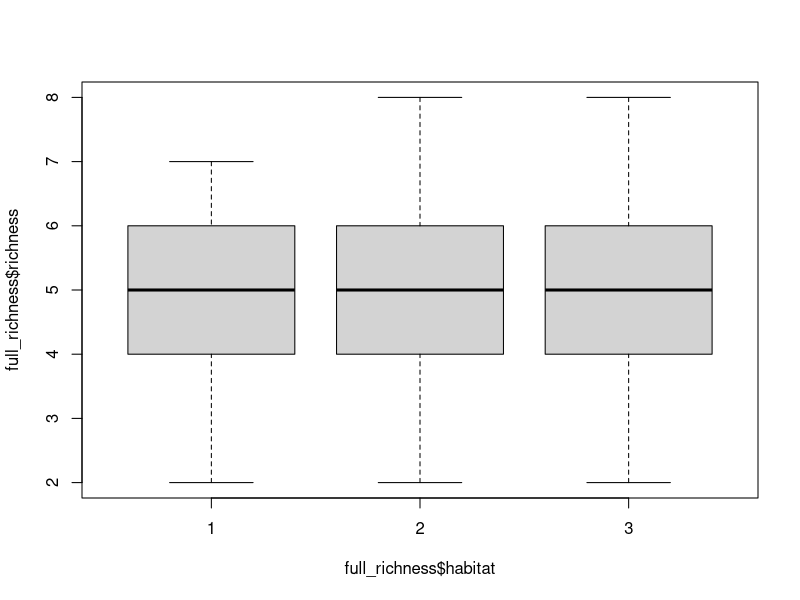
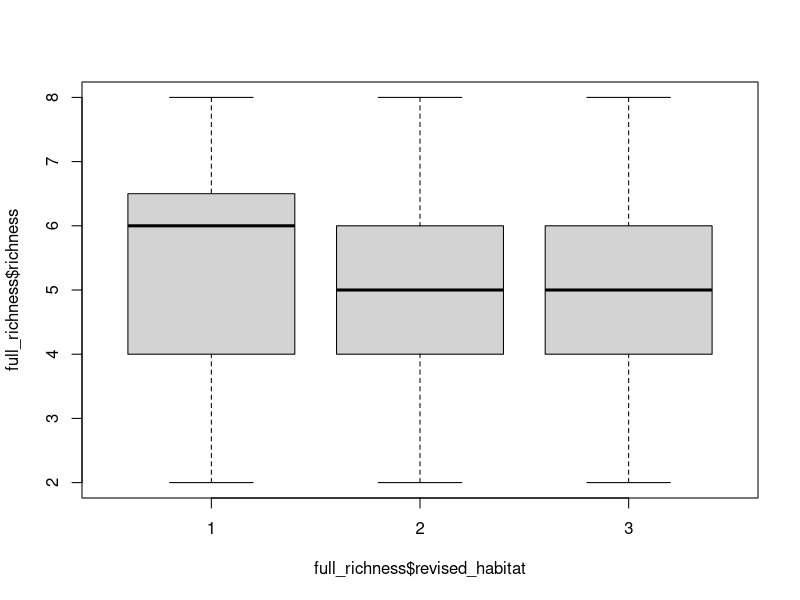
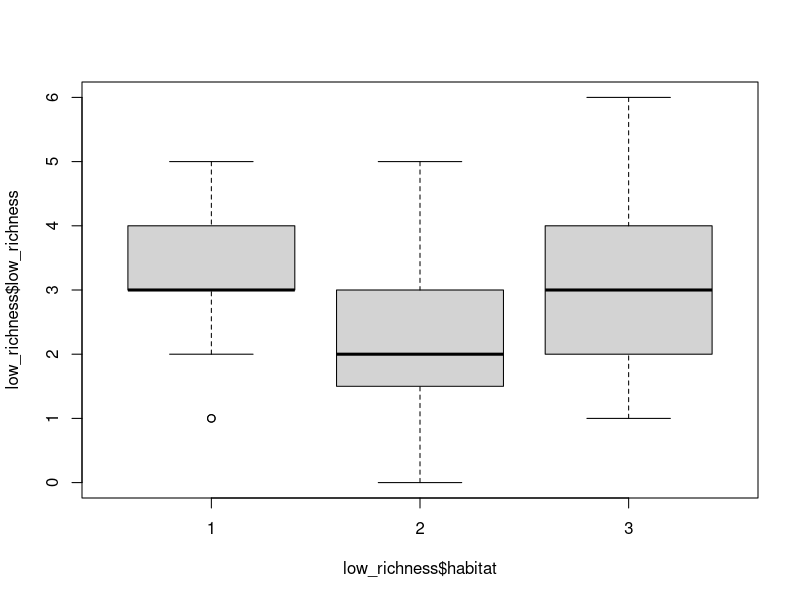
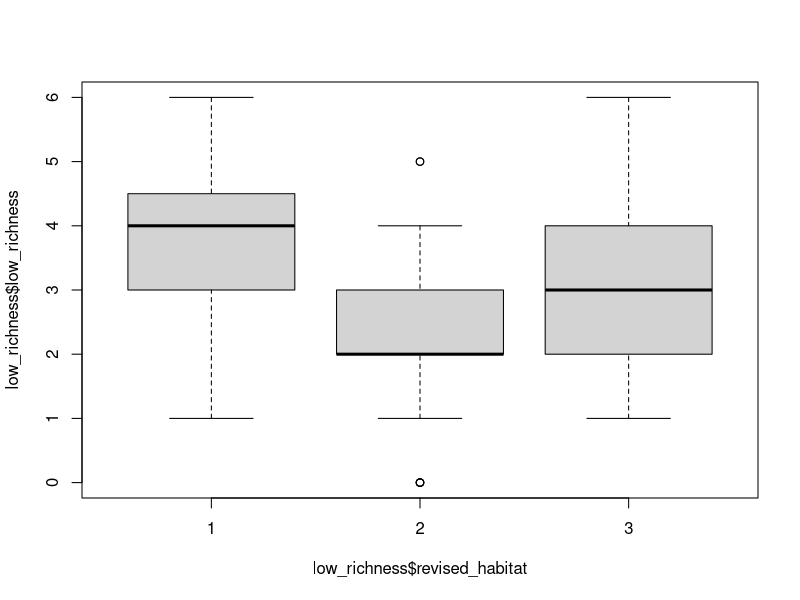
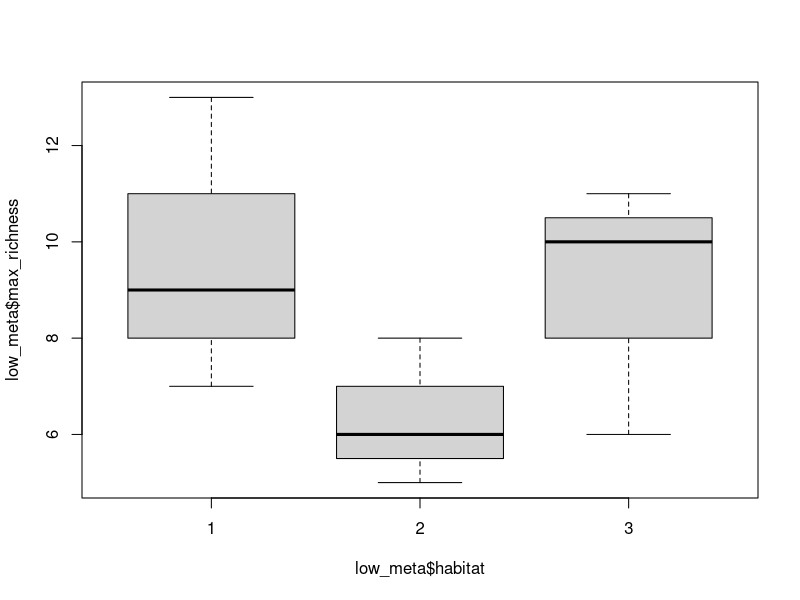
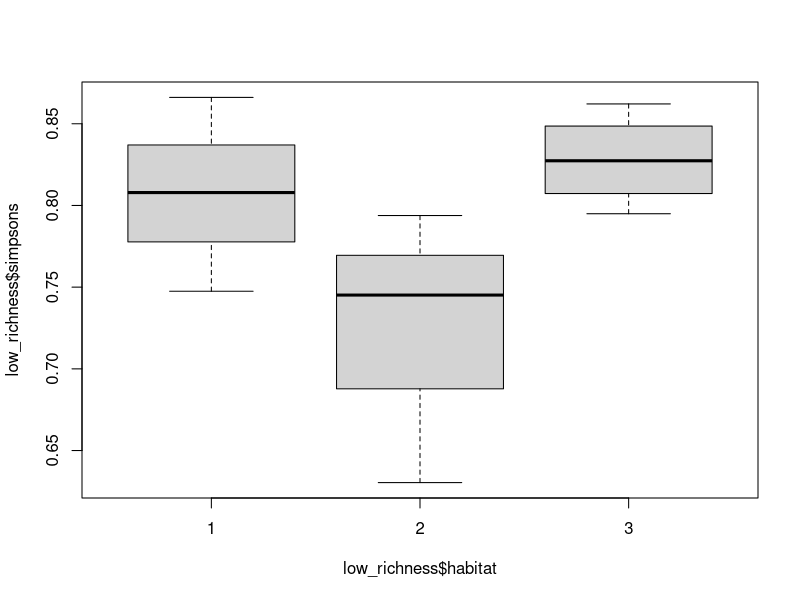

The R script that drew these images, in order: (Note: this script raises an error after producing the figures.)
# Univariate comparisons Dissertation
# 12/03/2024
# Carla Leone

## Install packages and load data ----
install.packages("tidyverse")
install.packages("vegan")
library(tidyverse)
library(vegan)
library(readxl)

full_richness <- read_excel("data/meta_richness.xlsx", 
                            sheet = "big_sheet (3)")
low_richness<- read_excel("data/meta_richness.xlsx", 
                          sheet = "low_sheet (4)")
View(low_richness)
full_richness$habitat<- as.factor(full_richness$habitat)
full_richness$max_richness<- as.numeric(full_richness$max_richnes)
### Richness by habitat ----
## Initial Boxplots 
boxplot(full_richness$richness~full_richness$habitat)
#look very similar
boxplot(full_richness$richness~full_richness$revised_habitat)
#1 has the highest, but very large error bars
boxplot(low_richness$low_richness~low_richness$habitat)
#see some differences, with 2 at the lowest, 
boxplot(low_richness$low_richness~low_richness$revised_habitat)
#with the revised habitat, 1 has an even higher richness

### Max richness comparisons----
##full band
full_max_richness <- full_richness %>%
  group_by(site,habitat) %>%
  summarise(max_richness = mean(max_richness)) %>%
  ungroup()
View(full_max_richness)

##low band
low_richness$max_richness<- as.numeric(low_richness$max_richness)
low_max_richness <- low_richness %>%
  group_by(site,habitat) %>%
  summarise(max_richness = mean(max_richness)) %>%
  ungroup()
View(low_max_richness)
### low freq max richness ----
low_meta <- read_excel("data/meta_richness.xlsx", 
                       sheet = "low_presence")
View(low_meta)
boxplot(low_meta$max_richness~low_meta$habitat)

aov_max_richness<- aov(max_richness~habitat, data=low_meta)
summary(aov_max_richness)

kw_low_max_richness<- kruskal.test(max_richness~habitat, data=low_meta)
kw_low_max_richness

### low freq diversity----
low_richness <- read_excel("data/meta_richness.xlsx", 
                            sheet = "low_presence")
boxplot(low_richness$simpsons~low_richness$habitat)
View(low_richness)
## anova on low frequency diversity
aov_low_freq_diversity<- aov(simpsons~habitat, data= low_richness)
summary(aov_low_freq_diversity)

kw_low_freq_diversity<- kruskal.test(simpsons~habitat, data=low_richness)
kw_low_freq_diversity



# Function to calculate rarefied species richness


### low freq richness vs time ----
low_timeseries <- read_excel("data/meta_richness.xlsx", 
                           sheet = "low_freq")

View(low_timeseries)

low_timeseries$habitat<- as.factor(low_timeseries$habitat)

#create subset of data
df_low_habitat_time <- low_timeseries %>%
  group_by(time,habitat) %>%
  summarise(avg = mean(richness),
            sd = sd(richness),
            se = sd(richness) /sqrt(n()))%>%
  ungroup()#gives the stats for each habitat at each time point. Has taken the average richness of each habitat for each time.


low_meta$revised_habitat<- as.factor(low_meta$revised_habitat)

#plot richness vs time
ggplot(df_low_habitat_time, aes(x = time, y = avg, color = habitat)) +
  geom_line() +  # Add lines
  geom_point() +  # Add points
  labs(x = "Time", y = "Average Richness", color = "Habitat Category") +  # Labels
  theme_minimal()  # Optional: change theme if desired
## Specpool to calculate richness----
View(richness)
colnames(richness)
richness_specpool<-  subset(richness, select = -c(recording,time, minute,boat, water, richness,max_richnes,max_richness, samples,invert,fish, ...33,invert_dominance, samples, habitat) )
View(richness_specpool)
richness_specpool<- richness_specpool %>%
  column_to_rownames(var = "site")
richness_specpool <- sapply(richness_specpool, as.numeric)
specpool(richness_specpool, site, smallsample=TRUE)

## Add column for habitat ----
low_richness <- low_richness %>%
  mutate(habitat = case_when(
    site %in% c("port_dinallaen", "ardmore", "gallanach_bay") ~ "1",
    site %in% c("craignish", "skye", "kintyre") ~ "2",
    site %in% c("gansey_bay", "kyles_of_bute", "isle_of_soay", "canna") ~ "3",
    TRUE ~ NA_character_  # In case there are unmatched sites
  )) #match sites to habitat

View(low_richness)
richness$habitat<- as.factor(richness$habitat)

## Data frame with richness per site 
richness <- richness %>%
  mutate(max_richness = case_when(
    site %in% c("port_dinallaen") ~ "12",
    site %in% c("gallanach_bay") ~ "9",
    site %in% c("ardmore") ~ "15",
    site %in% c("craignish") ~ "12",
    site %in% c("skye") ~ "13",
    site %in% c("kintyre") ~ "9",
    site %in% c("gansey_bay") ~ "8",
    site %in% c("kyles_of_bute") ~ "12",
    site %in% c("isle_of_soay") ~ "13",
    site %in% c("canna") ~ "12",
    TRUE ~ NA_character_  # In case there are unmatched sites
  )) #match sites to total richness
richness$max_richness<- as.numeric(richness$max_richness)


## Richness vs Habitat ----
boxplot(richness$max_richness~richness$habitat)
boxplot(richness$richness~richness$habitat)

View(richness)
## ANOVA ---- 
aov_richness<- aov(log(richness)~habitat, data=richness)
summary(aov_max_richness)
plot(aov_richness)


aov_max_richness<- aov(max_richness~habitat, data=richness)
summary(aov_max_richness)
plot(aov_max_richness)

#Assumptions for anova are not met, so lets try the kruskal wallis
kw_richness<- kruskal.test(richness~habitat, data=richness)
kw_richness

kw_max_richness<- kruskal.test(max_richness~habitat, data=richness)
kw_max_richness
#insignificant

### Assumptions
help(aov)

### Assumptions for ANOVA
plot


## New Code ----
univariate <- read_excel("data/meta_richness.xlsx", 
                            sheet = "diversity")
univariate<-  subset(univariate, select = -c(cetacean) )

View(univariate)
univariate$habitat<- as.factor(univariate$habitat)

## High to low frequency ratio vs habitat ----
boxplot(univariate$high_low~univariate$habitat)
kruskal_high_low<-kruskal.test(high_low~habitat, data=univariate)
kruskal_high_low

## Diversity models ----
diversity <- read_excel("data/meta_richness.xlsx", 
                            sheet = "diversity")
View(diversity)
boxplot(diversity$simpson~diversity$habitat)
boxplot(diversity$avg_richness~diversity$habitat)

kw_avg_richness<- kruskal.test(avg_richness~habitat, data=diversity)
summary(aov_avg_richness)
kw_avg_richness
#not significant

## High to low frequency ratio over time ----
ratios <- read_excel("data/meta_richness.xlsx", 
                            sheet = "big_sheet (2)")

ratios<-  subset(ratios, select = -c(samples,...33) )
# add the habitat types
ratios <- ratios %>%
  mutate(habitat = case_when(
    site %in% c("port_dinallaen", "ardmore", "gallanach_bay") ~ "1",
    site %in% c("craignish", "skye", "kintyre") ~ "2",
    site %in% c("gansey_bay", "kyles_of_bute", "isle_of_soay", "canna") ~ "3",
    TRUE ~ NA_character_  # In case there are unmatched sites
  )) #match sites to habitat

View(ratios)

#plot the ratio over time for each habitat
df_avg_ratios <- ratios %>%
  group_by(time,habitat) %>%
  summarise(avg_ratio = mean(invert_dominance),
            sd_ratio = sd(invert_dominance),
            se_ratio = sd(invert_dominance) /sqrt(n()))%>%
  ungroup()#gives the stats for each habitat at each time point. Has taken the average richness of each habitat for each time.


View(df_avg_ratios)
df_avg_ratios[is.na(df_avg_ratios)] <- 0

### Plot by habitat
ggplot(df_avg_ratios, aes(x = time, y = avg_ratio, color = habitat)) +
  geom_line() +  # Add lines
  geom_point() +  # Add points
  labs(x = "Time", y = "Average Richness", color = "Habitat Category") +  # Labels
  theme_minimal()  # Optional: change theme if desired

### Try a model----
lm_ratios<- lm(invert_dominance~time + habitat, data = ratios)
summary(lm_ratios)
